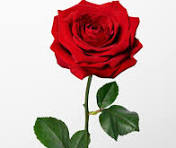
#> input picture exp_3/image.jpg, 176 x 148 px
$ python canny.py
#> lines starting #> are read from the running program, lines starting #| are printed output that depends on the picture; after the words box and inside, x2 and y2 are one past the last pixel; in counts of white or black regions, pixels touching at a corner belong together
import cv2
import matplotlib.pyplot as plt

# -----------------------------
# Step 1: Read Image (Handling)
# -----------------------------
image = cv2.imread('image.jpg')  # Replace with your image path
#> image is the input picture: shape (148, 176, 3); mean B, G, R 171, 174.3, 203.2

if image is None:
    print("Error: Image not found!")
else:
    print("Image loaded successfully")

    # -----------------------------
    # Step 2: Convert BGR → RGB
    # -----------------------------
    image_rgb = cv2.cvtColor(image, cv2.COLOR_BGR2RGB)

    # -----------------------------
    # Step 3: Convert to Grayscale
    # -----------------------------
    gray = cv2.cvtColor(image, cv2.COLOR_BGR2GRAY)
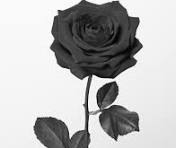
#> gray: shape (148, 176); min 0, max 255, mean 182.5

    # -----------------------------
    # Step 4: Apply Canny Edge Detection
    # threshold1 = 100, threshold2 = 200
    # -----------------------------
    edges = cv2.Canny(gray, 100, 200)
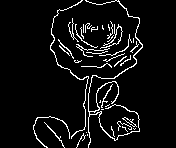
#> edges: shape (148, 176); 6.3% white in thin lines or dots, all inside (x1, y1, x2, y2) = (33, 0, 143, 148)

    # -----------------------------
    # Step 5: Display Images
    # -----------------------------
    plt.figure(figsize=(10,4))

    plt.subplot(1,3,1)
    plt.imshow(image_rgb)
    plt.title("Original Image")
    plt.axis('off')

    plt.subplot(1,3,2)
    plt.imshow(gray, cmap='gray')
    plt.title("Grayscale Image")
    plt.axis('off')

    plt.subplot(1,3,3)
    plt.imshow(edges, cmap='gray')
    plt.title("Canny Edge Output")
    plt.axis('off')

    plt.show()
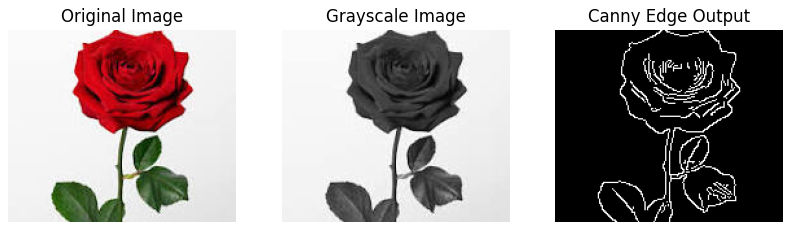
#> figure drawn by matplotlib, 3 panels

    # -----------------------------
    # Step 6: Save Edge Image
    # -----------------------------
    plt.imsave('canny_edges_output.png', edges, cmap='gray')
    print("Edge-detected image saved successfully")
